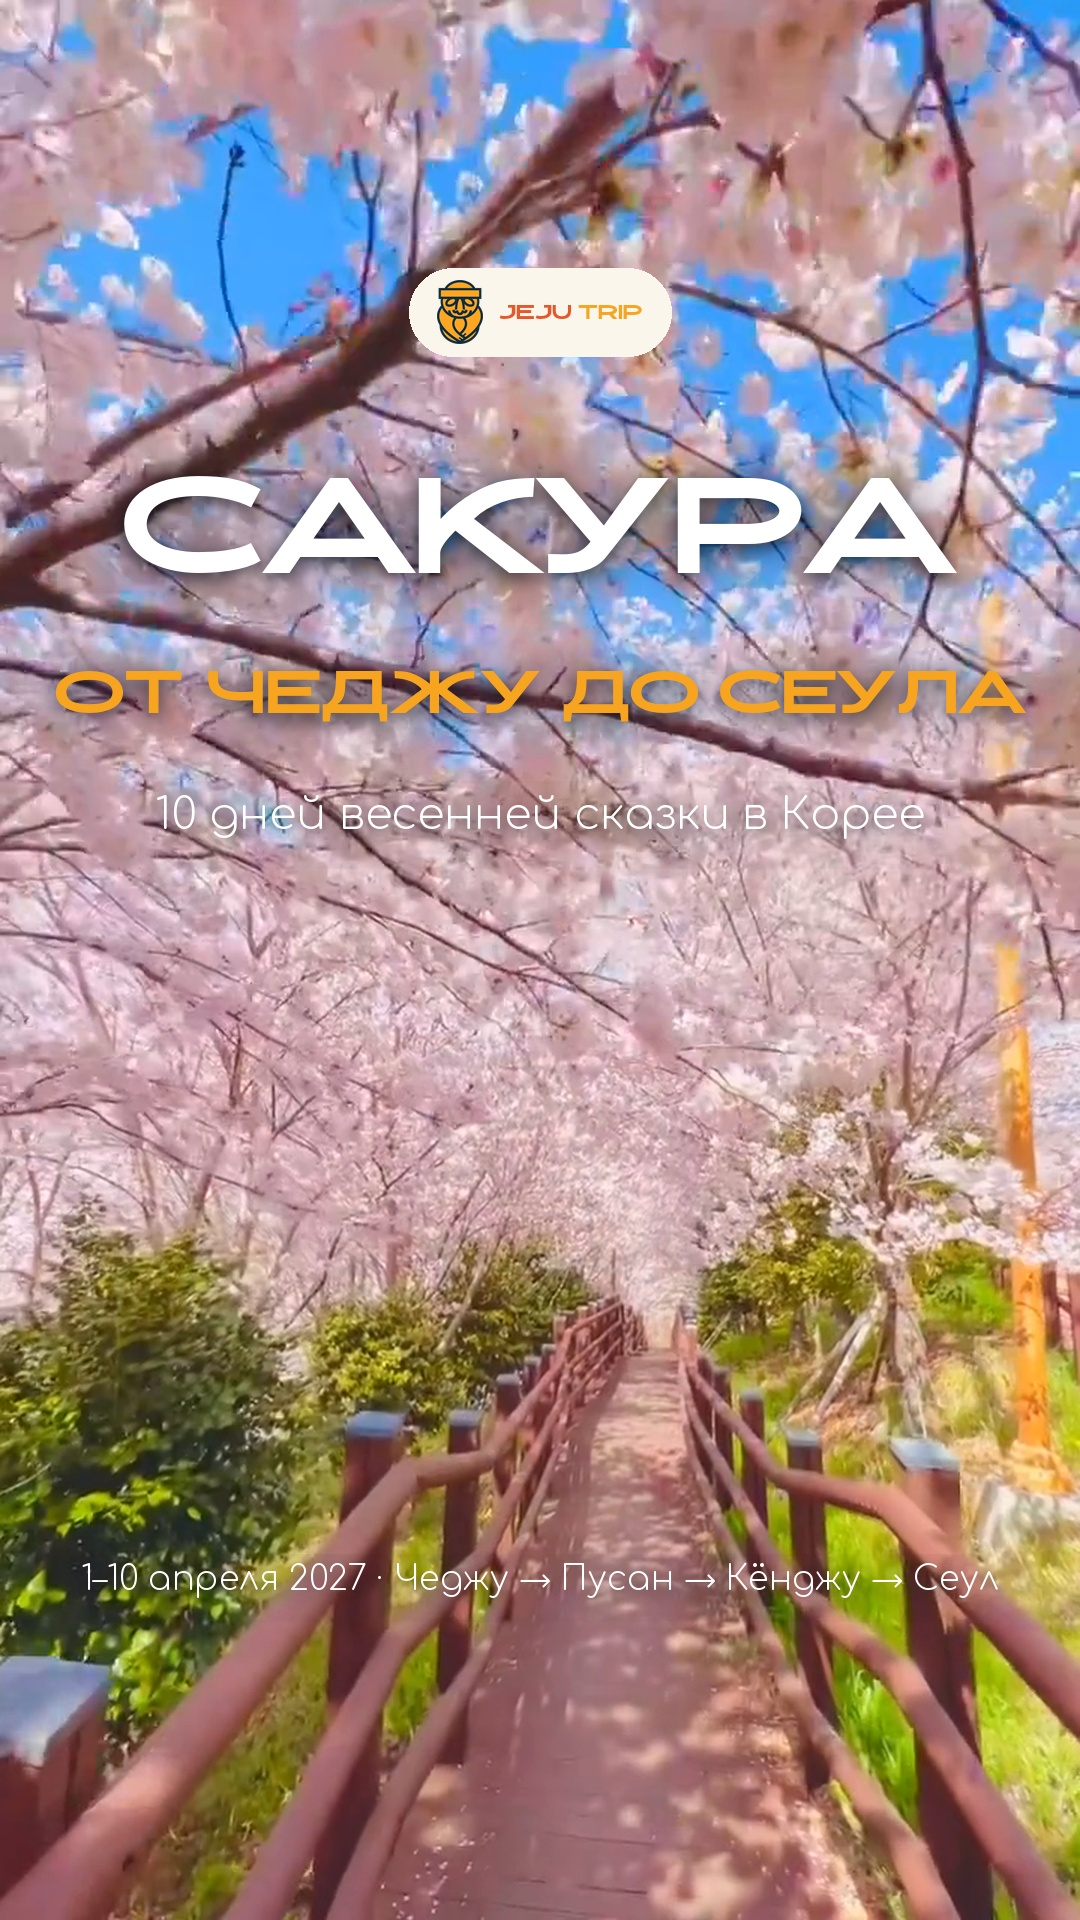

Reproduce this figure in Python.
# Обложка Reels 1080×1920: яркое фото без затемнения, крупный заголовок Advaken на всю ширину, текст в зоне 3:4 (y 240–1680).
from PIL import Image, ImageDraw, ImageFont, ImageFilter, ImageEnhance
W, H = 1080, 1920
NAVY, ORANGE, RED, WHITE, CREAM = (30, 43, 60), (247, 165, 32), (232, 87, 42), (255, 255, 255), (251, 246, 236)
FH, FB = 'fonts/AdvakenSans.otf', 'fonts/Comfortaa-Light.ttf'
im = Image.open('.work/cover_src.png').convert('RGB'); s = max(W / im.width, H / im.height)
im = im.resize((round(im.width * s), round(im.height * s)), Image.LANCZOS); x = (im.width - W) // 2; y = (im.height - H) // 2
im = ImageEnhance.Color(im.crop((x, y, x + W, y + H))).enhance(1.10).convert('RGBA')
def ctext(txt, f, size, fill, y, track=0, maxw=980, shadow=0.75):
    F = ImageFont.truetype(f, size)
    while sum(F.getlength(c) for c in txt) + track * (len(txt) - 1) > maxw: size -= 2; F = ImageFont.truetype(f, size)
    w = sum(F.getlength(c) for c in txt) + track * (len(txt) - 1)
    lay = Image.new('RGBA', (W, size * 2), (0, 0, 0, 0)); dl = ImageDraw.Draw(lay); x = (W - w) / 2
    for c in txt: dl.text((x, size // 3), c, font=F, fill=fill); x += F.getlength(c) + track
    a = lay.split()[3]
    for r, op in ((26, shadow), (8, shadow * .8)):
        s_ = Image.new('RGBA', lay.size, (5, 12, 25, 0)); s_.putalpha(a.filter(ImageFilter.GaussianBlur(r)).point(lambda v, op=op: int(v * op))); im.alpha_composite(s_, (0, y - size // 3 + 5))
    im.alpha_composite(lay, (0, y - size // 3))
logo = Image.open('logo.png').convert('RGBA'); lh = 64; logo = logo.resize((int(logo.width * lh / logo.height), lh), Image.LANCZOS)
d = ImageDraw.Draw(im); F = ImageFont.truetype(FH, 28); wj = F.getlength('JEJU '); tw = logo.width + 16 + wj + F.getlength('TRIP'); x0 = int((W - tw) / 2)
d.rounded_rectangle((x0 - 28, 268, x0 + tw + 28, 356), 44, fill=CREAM); im.alpha_composite(logo, (x0, 280))
d.text((x0 + logo.width + 16, 298), 'JEJU', font=F, fill=RED); d.text((x0 + logo.width + 16 + wj, 298), 'TRIP', font=F, fill=ORANGE)
ctext('САКУРА', FH, 190, WHITE, 430)
ctext('ОТ ЧЕДЖУ ДО СЕУЛА', FH, 84, ORANGE, 650)
ctext('10 дней весенней сказки в Корее', FB, 44, WHITE, 790)
ctext('1–10 апреля 2027 · Чеджу → Пусан → Кёнджу → Сеул', FB, 34, WHITE, 1560)
im.convert('RGB').save('cover.jpg', quality=95)
